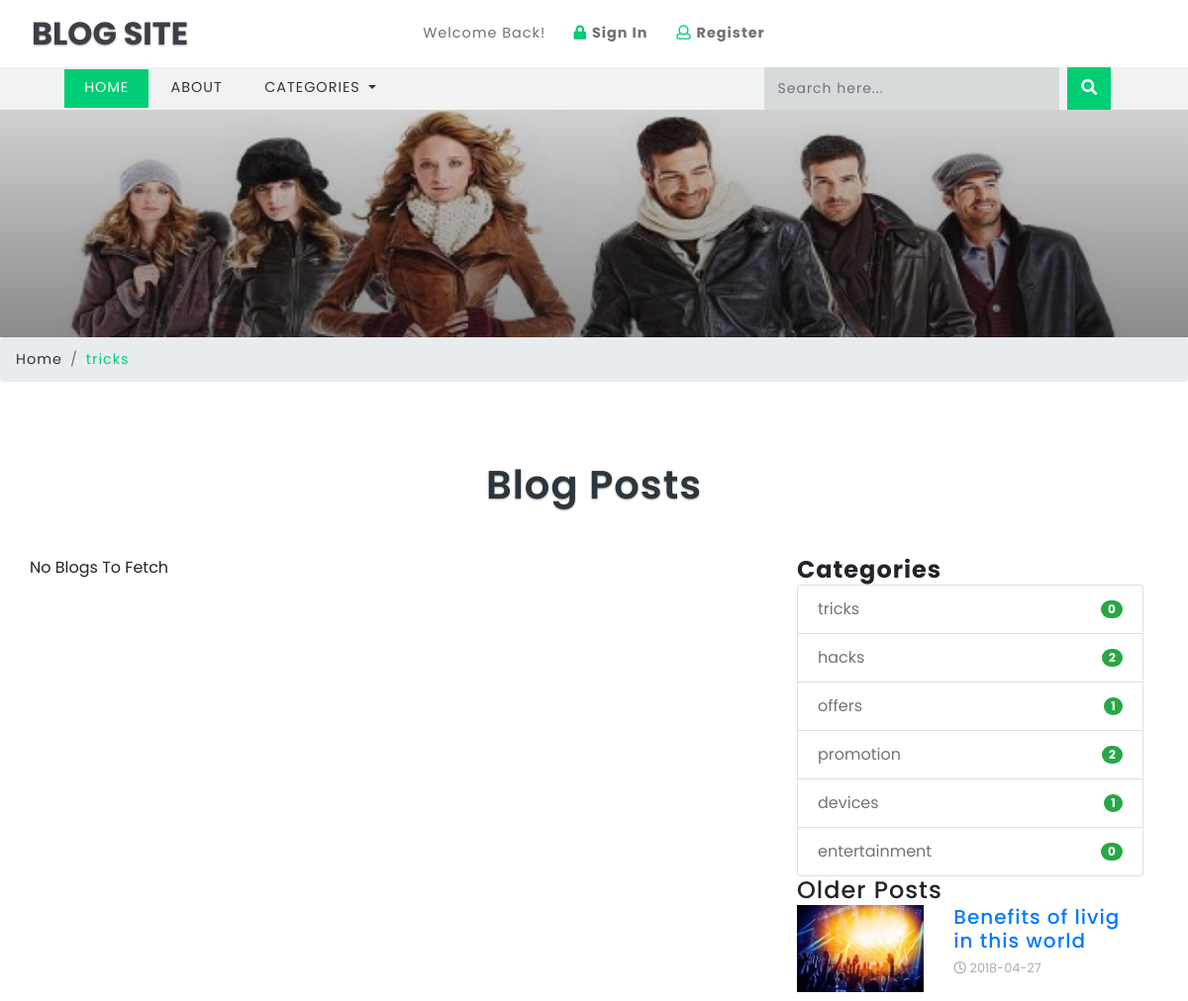
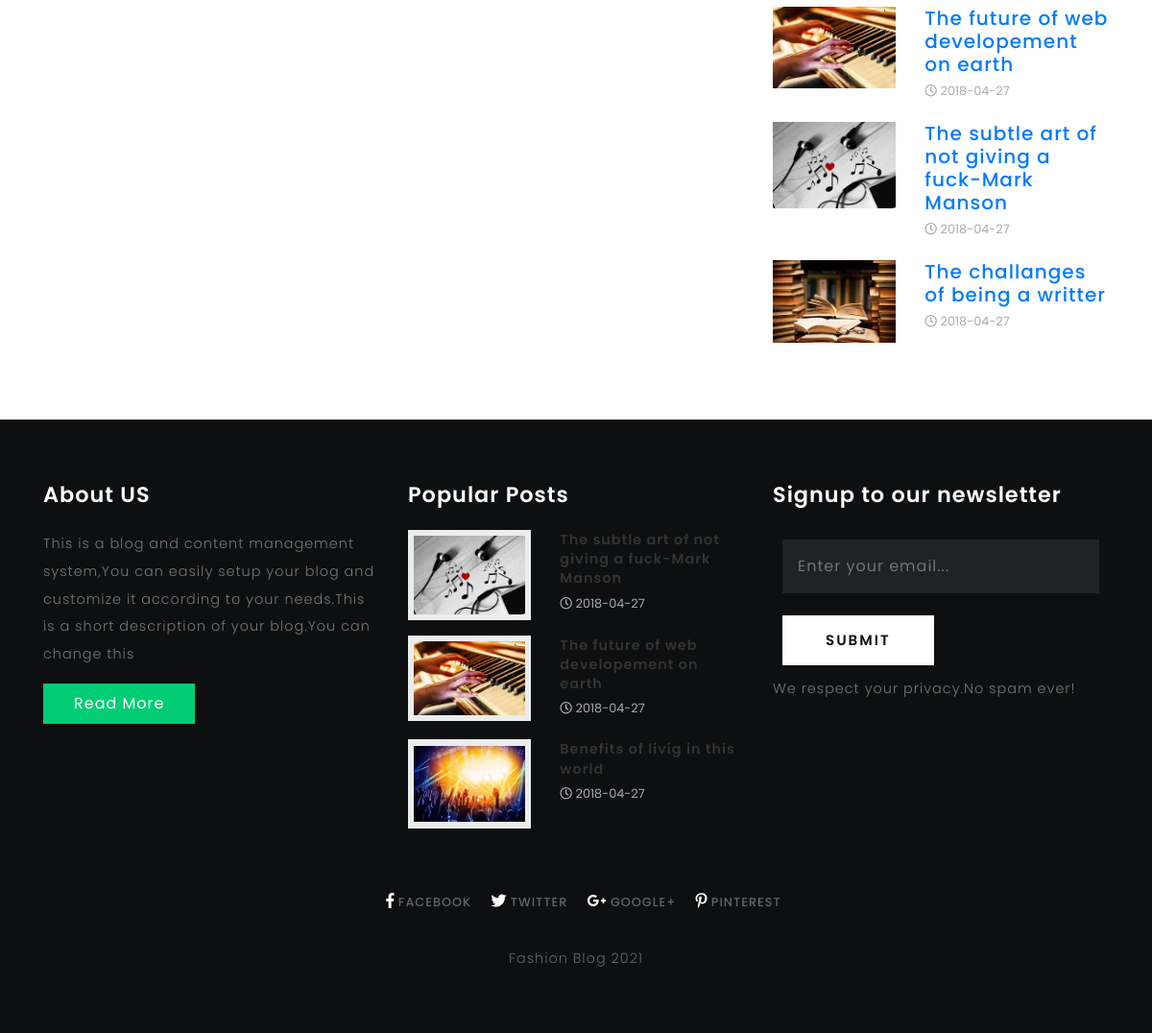
/category.php?id=1, run on the app's committed database (2 pictures, top to bottom).
### tables this page shows
CREATE TABLE `blog_categories` (
  `id` int(10) UNSIGNED NOT NULL,
  `name` varchar(40) NOT NULL
);

CREATE TABLE `blogs` (
  `id` int(10) UNSIGNED NOT NULL,
  `title` varchar(190) NOT NULL,
  `tags` varchar(40) NOT NULL,
  `content` text NOT NULL,
  `photo` varchar(50) NOT NULL,
  `posted` varchar(40) NOT NULL,
  `date` date DEFAULT NULL,
  `author` varchar(40) DEFAULT NULL,
  `category` varchar(40) NOT NULL
);

CREATE TABLE `titles` (
  `id` int(10) UNSIGNED NOT NULL,
  `website_name` varchar(40) DEFAULT NULL,
  `tagline` varchar(40) DEFAULT NULL,
  `icon` varchar(40) DEFAULT NULL,
  `keywords` varchar(220) DEFAULT NULL,
  `short_description` varchar(200) DEFAULT NULL,
  `bannertext1` varchar(150) DEFAULT NULL,
  `bannertext2` varchar(150) DEFAULT NULL,
  `bannertext3` varchar(150) DEFAULT NULL,
  `bannertext4` varchar(150) DEFAULT NULL,
  `detailed_description` text,
  `address` varchar(40) DEFAULT NULL,
  `email` varchar(80) DEFAULT NULL,
  `phone` varchar(40) DEFAULT NULL,
  `googlemap` varchar(255) DEFAULT NULL
);

### libs/fetch_data.php (the view, shortened to what this page needs)
<?php
function getshortdescription($table){
	require("database/db_connect.php");
	$sql="SELECT * FROM $table ";
	if ($result=mysqli_query($con,$sql))
	{
		foreach ($result as $titles => $sdc) {
			echo ''.$sdc['short_description'].'';
		}
	}
}
function countcategories(){
	require("database/db_connect.php");
	$sql="SELECT * FROM blog_categories LIMIT 10";
	if ($result=mysqli_query($con,$sql))
	{
		foreach ($result as $categoriescount => $categorydata) {
			$categoryid=$categorydata['id'];
			$sql="SELECT * FROM blogs WHERE category='$categoryid'";
			if ($result=mysqli_query($con,$sql)) {
				$rowcountcategory=mysqli_num_rows($result);
			}
			echo '<li class="list-group-item d-flex justify-content-between align-items-center">
			'.$categorydata['name'].'
			<span class="badge badge-success badge-pill">'.$rowcountcategory.'</span>
			</li>';
		}
	}
}
function getwebname($table){
	require("database/db_connect.php");
	$sql="SELECT * FROM $table ";
	if ($result=mysqli_query($con,$sql))
	{
		$rowcount=mysqli_num_rows($result);
		if ($rowcount==0) {
			echo 'No Name!!';
		}
		foreach ($result as $titles => $blogname) {
			echo ''.$blogname['website_name'].'';
		}
	}
}
function getlinks($table,$platform){
	require("database/db_connect.php");
	$sql="SELECT * FROM $table ";
	if ($result=mysqli_query($con,$sql))
	{
		$rowcount=mysqli_num_rows($result);
		if ($rowcount==0) {
			echo '#';
		}
		foreach ($result as $link => $site) {
			if ($platform=="facebook") {
				echo ''.$site['facebook'].'';
			}
			elseif ($platform=="twitter") {
				echo ''.$site['twitter'].'';
			}
			elseif ($platform=="googleplus") {
				echo ''.$site['googleplus'].'';
			}
			elseif ($platform=="pinterest") {
				echo ''.$site['pinterest'].'';
			}
			elseif ($platform=="dribble") {
				echo ''.$site['dribble'].'';
			}
		}
	}
}
function getcategoriesmenu($table)
{
	require("database/db_connect.php");
	$sql="SELECT * FROM $table ";
	if ($result=mysqli_query($con,$sql))
	{
		$rowcount=mysqli_num_rows($result);
		if ($rowcount==0) {
			echo 'No Categories';
		}
		foreach ($result as $blog_categories => $category) {
			echo '<a class="dropdown-item" href="category.php?id='.$category['id'].'">'.$category['name'].'</a>
			<div class="dropdown-divider"></div>';
		}
	}
}
function getolderposts($table){
	require("database/db_connect.php");
	$sql="SELECT * FROM $table WHERE posted='publish' ORDER BY id ASC LIMIT 8";
	if ($result=mysqli_query($con,$sql))
	{
		foreach ($result as $olderposts => $op) {
			echo '<div class="blog-grids row mb-3">
			<div class="col-md-5 blog-grid-left">
			<a href="single.php?id='.$op['id'].'">
			<img src="blogadmin/images/'.$op['photo'].'" class="img-fluid" alt="fantastic cms">
			</a>
			</div>
			<div class="col-md-7 blog-grid-right">
			<h5>
			<a href="single.php?id='.$op['id'].'">'.$op['title'].'</a>
			</h5>
			<div class="sub-meta">
			<span>
			<i class="far fa-clock"></i> '.$op['date'].'</span>
			</div>
			</div>
			</div>';
		}
	}
}
function getcategoryblogs($table,$id){
	require("database/db_connect.php");
	$sql="SELECT * FROM $table WHERE category='$id' ORDER BY id DESC LIMIT 10";
	if ($result=mysqli_query($con,$sql))
	{
		$rowcount=mysqli_num_rows($result);
		if ($rowcount==0) {
			echo 'No Blogs To Fetch';
		}
	}
}
function getpopularposts($table){
	require("database/db_connect.php");
	$sql="SELECT * FROM $table ORDER BY count DESC LIMIT 3";
	if ($result=mysqli_query($con,$sql))
	{
		foreach ($result as $pagehits => $hits) {
			$storepage=$hits['page'];
			$sql="SELECT * FROM blogs WHERE title='$storepage'";
			if ($result=mysqli_query($con,$sql)) {
				foreach ($result as $allblogs => $specificblog) {
					echo '<div class="blog-grids row mb-3">
							<div class="col-md-5 blog-grid-left">
								<a href="single.php?id='.$specificblog['id'].'">
									<img src="blogadmin/images/'.$specificblog['photo'].'" class="img-fluid" alt="fantastic cms">
								</a>
							</div>
							<div class="col-md-7 blog-grid-right">
								<h5>
									<a href="single.php?id='.$specificblog['id'].'">'.$specificblog['title'].' </a>
								</h5>
								<div class="sub-meta">
									<span>
										<i class="far fa-clock"></i> '.$specificblog['date'].'</span>
								</div>
							</div>
						</div>';
				}
			}
		}
	}
}
?>

### category.php (shortened to what this page needs)
<?php require("libs/fetch_data.php");?>
<?php
$id=$_REQUEST['id']; $query="SELECT * from blog_categories where id='".$id."'"; $result=mysqli_query($GLOBALS["___mysqli_ston"],$query) or die ( ((is_object($GLOBALS["___mysqli_ston"]))? mysqli_error($GLOBALS["___mysqli_ston"]) : (($___mysqli_res = mysqli_connect_error()) ?$___mysqli_res : true)));
$row = mysqli_fetch_assoc($result);?>
<!DOCTYPE html>
<html lang="zxx">
<head>
	<title>Category-<?php echo $row['name']; ?>|<?php getwebname("titles");?></title>
	<link href="css/bootstrap.css" rel='stylesheet' type='text/css' />
	<link rel="stylesheet" href="css/single.css">
	<link href="css/style.css" rel='stylesheet' type='text/css' />
	<link href="css/fontawesome-all.css" rel="stylesheet">
</head>
<body>
	<?php include("header.php");?>
	<div class="banner-inner">
	</div>
	<ol class="breadcrumb">
		<li class="breadcrumb-item">
			<a href="index.php">Home</a>
		</li>
		<li class="breadcrumb-item active"><?php echo $row['name']; ?></li>
	</ol>
	<section class="main-content-w3layouts-agileits">
		<div class="container">
			<h3 class="tittle">Blog Posts</h3>
			<div class="row inner-sec">
				<div class="col-lg-8 left-blog-info-w3layouts-agileits text-left">
					<div class="row mb-4">
						<?php
							$categoryid=$row['id'];
							getcategoryblogs("blogs",$categoryid);
						?>
					</div>
				</div>
				<aside class="col-lg-4 agileits-w3ls-right-blog-con text-right">
					<div class="right-blog-info text-left">
						<h4><strong>Categories</strong></h4>
						<ul class="list-group single">
							<?php countcategories();?>
						</ul>
											<h4>Older Posts</h4>
											<?php getolderposts("blogs");?>
										</div>
									</div>
				</div>
	</section>
	<?php include("footer.php");?>
</body>
</html>

### css/single.css (style rules this page uses)
ul.list-group.single { color: #727373; }
.tech-btm img { background: #fff; padding: 6px; }

### css/style.css (style rules this page uses)
html, body { margin: 0; font-size: 100%; font-family: 'Poppins', sans-serif; background: #fff; }
body a { text-decoration: none; transition: 0.5s all; -webkit-transition: 0.5s all; -moz-transition: 0.5s all; -o-transition: 0.5s all; -ms-transition: 0.5s all; }
h1, h2, h3, h4, h5, h6 { margin: 0; font-family: 'Poppins', sans-serif; letter-spacing:1px; }
ul { margin: 0; padding: 0; }
h3.tittle { text-align: center; font-size: 2.5em; color: #2c363e; text-shadow: 0 1px 2px rgba(0, 0, 0, 0.37); font-weight: 600; }
.inner-sec { margin-top:3em; }
.bottom-slider,.main-content-w3layouts-agileits { padding: 5em 0; }
.tech-btm img { background: #ebecec; padding: .4em; }
.tech-btm h5 { font-size: 0.9em; line-height: 1.4em; font-weight: 600; }
.tech-btm h5 a { color:#333; }
.sub-meta span { font-size: 0.8em; color: #a9abad; line-height: 2.5em; }
.banner-inner { background: -webkit-linear-gradient(rgba(23, 22, 23, 0.2), rgba(23, 22, 23, 0.5)), url(../images/3cdfea8d-91b6-468e-a4c5-0832c10e138c.jfif) no-repeat; background: -moz-linear-gradient(rgba(23, 22, 23, 0.2), rgba(23, 22, 23, 0.5)), url(../images/3cdfea8d-91b6-468e-a4c5-0832c10e138c.jfif) no-repeat; background: -ms-linear-gradient(rgba(23, 22, 23, 0.2), rgba(23, 22, 23, 0.5)), url(../images/3cdfea8d-91b6-468e-a4c5-0832c10e138c.jfif) no-repeat; background: linear-gradient(rgba(23, 22, 23, 0.2), rgba(23, 22, 23, 0.5)), url(../images/3cdfea8d-91b6-468e-a4c5-0832c10e138c.jfif) no-repeat; background-size: cover; min-height: 230px; }
li.breadcrumb-item { font-size: 0.9em; letter-spacing: 1px; }
li.breadcrumb-item a { color: #333; }
.breadcrumb-item.active { color: #01cd74; }
.footer-grid-agileits-w3ls img { width:100%; }
@media (max-width:1440px) { .bottom-slider, .main-content-w3layouts-agileits, footer,.banner-bottom { padding: 4em 0; } }

### data on the page
blog_categories: name "tricks", rowcountcategory "0"
blog_categories: name "hacks", rowcountcategory "2"
blog_categories: name "offers", rowcountcategory "1"
blog_categories: name "promotion", rowcountcategory "2"
blog_categories: name "devices", rowcountcategory "1"
blog_categories: name "entertainment", rowcountcategory "0"
blogs: photo (picture), title "Benefits of livig in this world", date "2018-04-27"
blogs: photo (picture), title "The future of web developement on earth", date "2018-04-27"
blogs: photo (picture), title "The subtle art of not giving a fuck-Mark Manson", date "2018-04-27"
blogs: photo (picture), title "The challanges of being a writter", date "2018-04-27"
titles: short_description "This is a blog and content management system,You can easily setup your blog and customize it according to your needs.This is a short description of your blog.You can change this"
